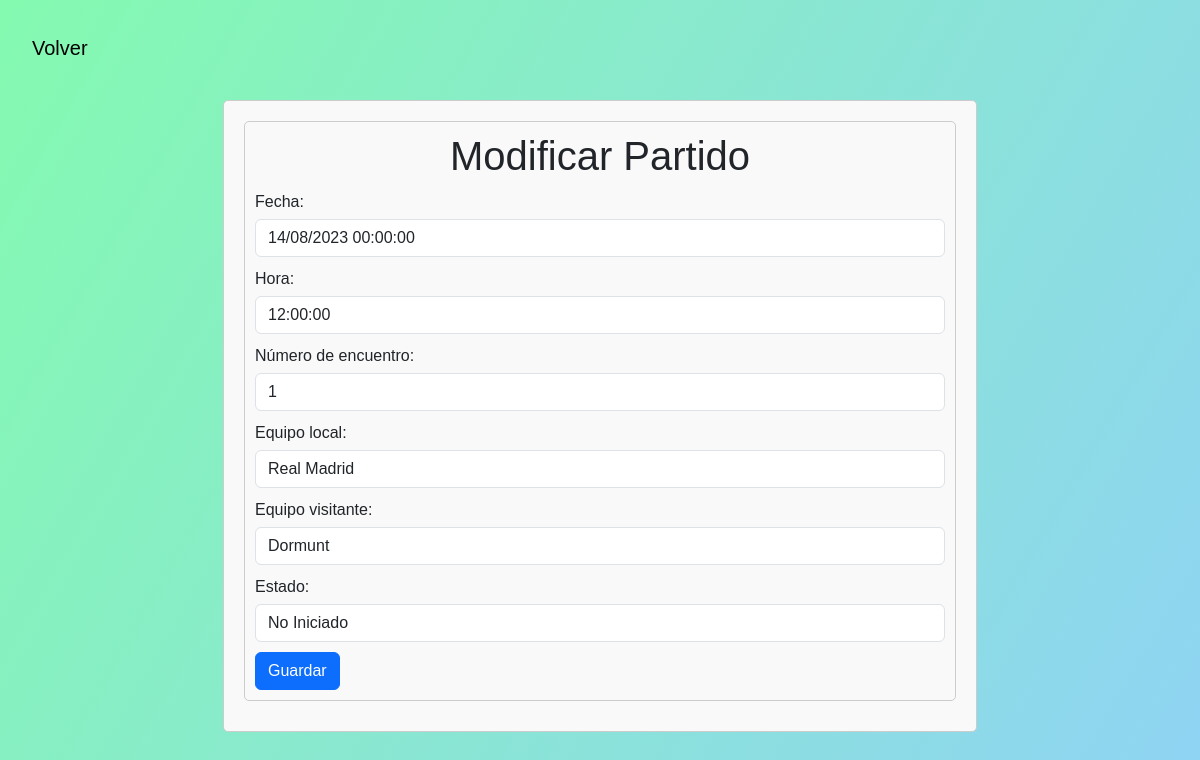
Screenshot of /editar_partido/65/ with the database file from the repository.
### dawnbem/models.py (models this page shows, shortened)
class Partido(models.Model):
    fecha = models.DateField(blank=True, null=True)
    hora = models.TimeField(blank=True, null=True)
    numero_encuentro = models.PositiveIntegerField()
    equipo_local = models.ForeignKey(Equipo, on_delete=models.CASCADE, related_name='partidos_local')
    equipo_visitante = models.ForeignKey(Equipo, on_delete=models.CASCADE, related_name='partidos_visitante')
    estado = models.CharField(max_length=20, choices=[(tag.value, tag.value) for tag in EstadoPartido], blank=True, null=True, default='No Iniciado')

### dawnbem/views.py (the view)
# urls.py: path('editar_partido/<int:id>/', views.editar_partido, name='editar_partido'),
def editar_partido(request, id):
    partido = Partido.objects.get(id=id)
    if request.method == 'POST':
        form = PartidoForm(request.POST, instance=partido)
        if form.is_valid():
            form.save()
            return redirect('partidoNuevo')
    form = PartidoForm(instance=partido)
    partido_list = Partido.objects.all()
    equipo_list = Equipo.objects.all()
    context = {'form': form,
               'partido_list': partido_list,
               'equipo_list': equipo_list,
               'partido': partido
               }
    return render(request, 'partidoEditar.html', context)

### dawnbem/models.py (called while the page is built)
    def __str__(self):
        return self.nombre

### templates/partidoEditar.html (shortened to what this page needs)
{% block contenido %}
    <link href="https://cdn.jsdelivr.net/npm/bootstrap@5.3.0/dist/css/bootstrap.min.css" rel="stylesheet">
    <header>
            <nav class="navbar navbar-expand-lg ">
                <div class="container-fluid">
                  <a class="navbar-brand" href="{% url 'partidoNuevo' %}">Volver</a>
                </div>
              </nav>
    </header>
    <form id="registrationForm" action="#" method="post">
        <div id="playersContainer">
            <div class="player">
                 <form method="post">
                 <h1>Modificar Partido</h1>
                {{ form }}
                <button type="submit" class="btn btn-primary">Guardar</button>
                </form>
            </div>
        </div>
    </form>
{% endblock %}

### templates/partidoEditar.html (style rules this page uses)
h1 { text-align: center; }
form { max-width: 65%; margin: 0 auto; padding: 20px; border: 1px solid #ccc; border-radius: 5px; background-color: #f9f9f9; }
label { display: block; margin-top: 10px; }
input, select { width: 100%; padding: 8px; margin-top: 5px; margin-bottom: 10px; border: 1px solid #ccc; border-radius: 4px; box-sizing: border-box; font-size: 16px; }
#playersContainer { margin-bottom: 10px; }
.player { border: 1px solid #ccc; padding: 10px; border-radius: 5px; margin-bottom: 10px; }

### rows the page displays
Partido: fecha "14/08/2023 00:00:00", hora "12:00:00", numero_encuentro "1", equipo_local "Real Madrid", equipo_visitante "Dormunt", estado "No Iniciado"
